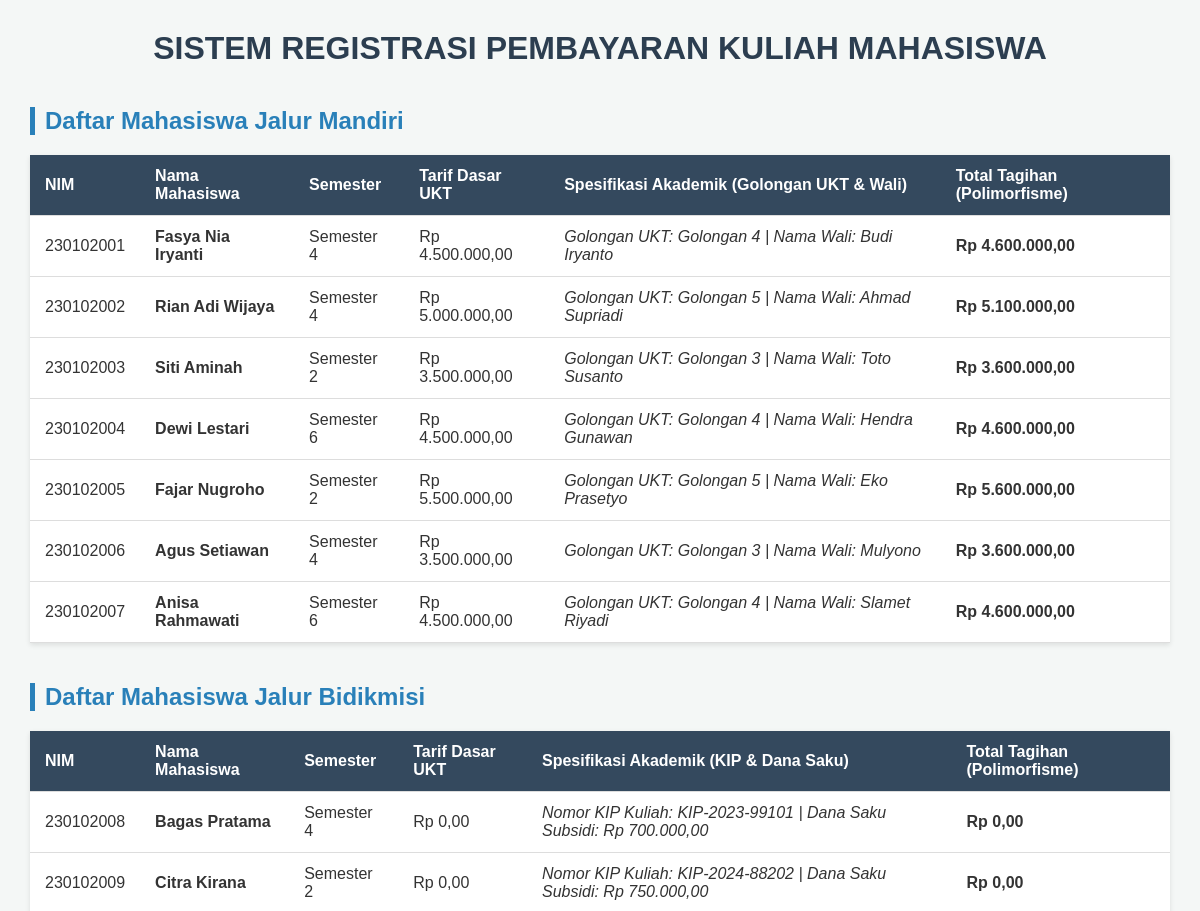
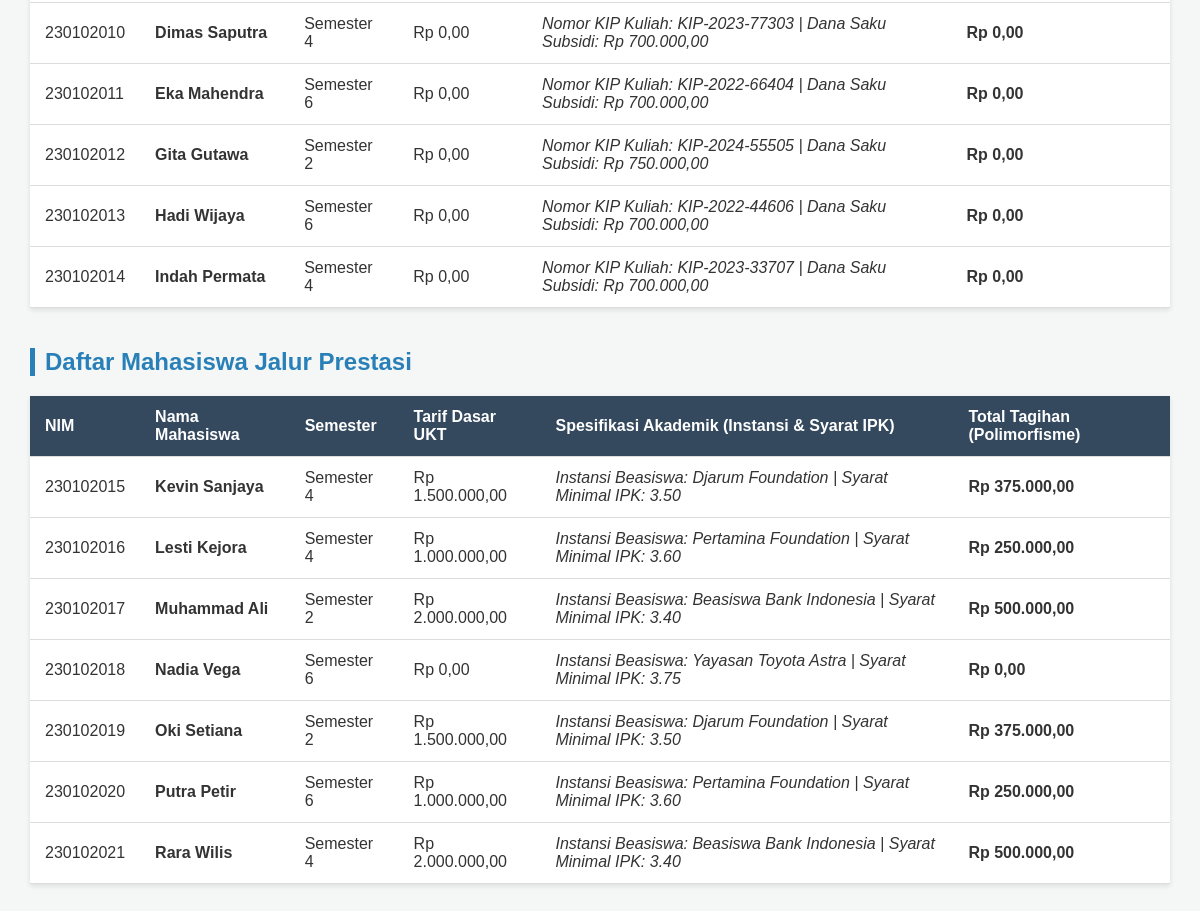
The page / on the database its author committed (2 pictures, top to bottom).
### tables this page shows
CREATE TABLE `tabel_mahasiswa` (
  `id_mahasiswa` int NOT NULL,
  `nama_mahasiswa` varchar(100) NOT NULL,
  `nim` varchar(15) NOT NULL,
  `semester` int NOT NULL,
  `tarif_ukt_nominal` decimal(10,2) NOT NULL,
  `jenis_pembayaran` enum('Mandiri','Bidikmisi','Prestasi') NOT NULL,
  `golongan_ukt` varchar(10) DEFAULT NULL,
  `nama_wali` varchar(100) DEFAULT NULL,
  `nomor_kip_kuliah` varchar(30) DEFAULT NULL,
  `dana_saku_subsidi` decimal(10,2) DEFAULT NULL,
  `nama_instansi_beasiswa` varchar(100) DEFAULT NULL,
  `minimal_ipk_syarat` decimal(3,2) DEFAULT NULL
);

### MahasiswaMandiri.php (called while the page is built, shortened)
<?php
require_once 'Mahasiswa.php';
class MahasiswaMandiri extends Mahasiswa {
    private $golonganUkt;
    private $namaWali;
    public function __construct($id_mahasiswa, $nama_mahasiswa, $nim, $semester, $tarifUktNominal, $jenis_pembayaran, $golonganUkt, $namaWali) {
        $this->golonganUkt = $golonganUkt;
        $this->namaWali = $namaWali;
    }
    public function hitungTagihanSemester() {
        return $this->tarifUktNominal + 100000;
    }
    public function tampilkanSpesifikasiAkademik() {
        return "Golongan UKT: " . $this->golonganUkt . " | Nama Wali: " . $this->namaWali;
    }
    public function getQuerySelect($dbConnection) {
        $query = "SELECT id_mahasiswa, nama_mahasiswa, nim, semester, tarif_ukt_nominal, golongan_ukt, nama_wali
                  FROM tabel_mahasiswa
                  WHERE jenis_pembayaran = 'Mandiri'";
        return $dbConnection->query($query);
    }
}

### Mahasiswa.php (called while the page is built, shortened)
<?php
abstract class Mahasiswa {
    protected $nama_mahasiswa;
    protected $nim;
    protected $semester;
    protected $tarifUktNominal;
    public function __construct($id_mahasiswa, $nama_mahasiswa, $nim, $semester, $tarifUktNominal, $jenis_pembayaran) {
        $this->nama_mahasiswa = $nama_mahasiswa;
        $this->nim = $nim;
        $this->semester = $semester;
        $this->tarifUktNominal = $tarifUktNominal;
    }
    public function getNamaMahasiswa() { return $this->nama_mahasiswa; }
    public function getNim() { return $this->nim; }
    public function getSemester() { return $this->semester; }
    public function getTarifUktNominal() { return $this->tarifUktNominal; }
}

### MahasiswaBidikmisi.php (called while the page is built, shortened)
<?php
require_once 'Mahasiswa.php';
class MahasiswaBidikmisi extends Mahasiswa {
    private $nomorKipKuliah;
    private $danaSakuSubsidi;
    public function __construct($id_mahasiswa, $nama_mahasiswa, $nim, $semester, $tarifUktNominal, $jenis_pembayaran, $nomorKipKuliah, $danaSakuSubsidi) {
        $this->nomorKipKuliah = $nomorKipKuliah;
        $this->danaSakuSubsidi = $danaSakuSubsidi;
    }
    public function hitungTagihanSemester() {
        return 0;
    }
    public function tampilkanSpesifikasiAkademik() {
        return "Nomor KIP Kuliah: " . $this->nomorKipKuliah . " | Dana Saku Subsidi: Rp " . number_format($this->danaSakuSubsidi, 2, ',', '.');
    }
    public function getQuerySelect($dbConnection) {
        $query = "SELECT id_mahasiswa, nama_mahasiswa, nim, semester, nomor_kip_kuliah, dana_saku_subsidi
                  FROM tabel_mahasiswa
                  WHERE jenis_pembayaran = 'Bidikmisi'";
        return $dbConnection->query($query);
    }
}

### MahasiswaPrestasi.php (called while the page is built, shortened)
<?php
require_once 'Mahasiswa.php';
class MahasiswaPrestasi extends Mahasiswa {
    private $namaInstansiBeasiswa;
    private $minimalIpkSyarat;
    public function __construct($id_mahasiswa, $nama_mahasiswa, $nim, $semester, $tarifUktNominal, $jenis_pembayaran, $namaInstansiBeasiswa, $minimalIpkSyarat) {
        $this->namaInstansiBeasiswa = $namaInstansiBeasiswa;
        $this->minimalIpkSyarat = $minimalIpkSyarat;
    }
    public function hitungTagihanSemester() {
        return $this->tarifUktNominal * 0.25;
    }
    public function tampilkanSpesifikasiAkademik() {
        return "Instansi Beasiswa: " . $this->namaInstansiBeasiswa . " | Syarat Minimal IPK: " . $this->minimalIpkSyarat;
    }
    public function getQuerySelect($dbConnection) {
        $query = "SELECT id_mahasiswa, nama_mahasiswa, nim, semester, tarif_ukt_nominal, nama_instansi_beasiswa, minimal_ipk_syarat
                  FROM tabel_mahasiswa
                  WHERE jenis_pembayaran = 'Prestasi'";
        return $dbConnection->query($query);
    }
}

### index.php (the view, shortened to what this page needs)
<?php
require_once 'koneksi.php';
require_once 'Mahasiswa.php';
require_once 'MahasiswaMandiri.php';
require_once 'MahasiswaBidikmisi.php';
require_once 'MahasiswaPrestasi.php';
$kategori_list = [
    [
        'judul' => 'Daftar Mahasiswa Jalur Mandiri',
        'class' => 'MahasiswaMandiri',
        'th_spesifik' => 'Spesifikasi Akademik (Golongan UKT & Wali)'
    ],
    [
        'judul' => 'Daftar Mahasiswa Jalur Bidikmisi',
        'class' => 'MahasiswaBidikmisi',
        'th_spesifik' => 'Spesifikasi Akademik (KIP & Dana Saku)'
    ],
    [
        'judul' => 'Daftar Mahasiswa Jalur Prestasi',
        'class' => 'MahasiswaPrestasi',
        'th_spesifik' => 'Spesifikasi Akademik (Instansi & Syarat IPK)'
    ]
];
?>
<!DOCTYPE html>
<html lang="id">
<head>
</head>
<body>
    <h1>SISTEM REGISTRASI PEMBAYARAN KULIAH MAHASISWA</h1>
    <?php foreach ($kategori_list as $kat): ?>
        <h2><?php echo $kat['judul']; ?></h2>
        <table>
            <thead>
                <tr>
                    <th>NIM</th>
                    <th>Nama Mahasiswa</th>
                    <th>Semester</th>
                    <th>Tarif Dasar UKT</th>
                    <th><?php echo $kat['th_spesifik']; ?></th>
                    <th>Total Tagihan (Polimorfisme)</th>
                </tr>
            </thead>
            <tbody>
                <?php
                $dummyObj = new $kat['class'](0, '', '', 0, 0, '', '', '');
                $result = $dummyObj->getQuerySelect($dbConnection);
                if ($result && $result->num_rows > 0):
                    while ($row = $result->fetch_assoc()):
                        if ($kat['class'] == 'MahasiswaMandiri') {
                            $mahasiswa = new MahasiswaMandiri(
                                $row['id_mahasiswa'], $row['nama_mahasiswa'], $row['nim'],
                                $row['semester'], $row['tarif_ukt_nominal'], 'Mandiri',
                                $row['golongan_ukt'], $row['nama_wali']
                            );
                        } elseif ($kat['class'] == 'MahasiswaBidikmisi') {
                            $mahasiswa = new MahasiswaBidikmisi(
                                $row['id_mahasiswa'], $row['nama_mahasiswa'], $row['nim'],
                                $row['semester'], 0, 'Bidikmisi',
                                $row['nomor_kip_kuliah'], $row['dana_saku_subsidi']
                            );
                        } else {
                            $mahasiswa = new MahasiswaPrestasi(
                                $row['id_mahasiswa'], $row['nama_mahasiswa'], $row['nim'],
                                $row['semester'], $row['tarif_ukt_nominal'], 'Prestasi',
                                $row['nama_instansi_beasiswa'], $row['minimal_ipk_syarat']
                            );
                        }
                        ?>
                        <tr>
                            <td><?php echo $mahasiswa->getNim(); ?></td>
                            <td><strong><?php echo $mahasiswa->getNamaMahasiswa(); ?></strong></td>
                            <td>Semester <?php echo $mahasiswa->getSemester(); ?></td>
                            <td>Rp <?php echo number_format($mahasiswa->getTarifUktNominal(), 2, ',', '.'); ?></td>
                            <td><em><?php echo $mahasiswa->tampilkanSpesifikasiAkademik(); ?></em></td>
                            <td>
                                <strong>Rp <?php echo number_format($mahasiswa->hitungTagihanSemester(), 2, ',', '.'); ?></strong>
                            </td>
                        </tr>
                    <?php
                    endwhile;
                else: ?>
                    <tr>
                        <td colspan="6" style="text-align: center; color: #999;">Tidak ada data untuk kategori ini.</td>
                    </tr>
                <?php endif; ?>
            </tbody>
        </table>
    <?php endforeach; ?>
</body>
</html>

### index.php (style rules this page uses)
body { font-family: Arial, sans-serif; margin: 30px; background-color: #f4f7f6; color: #333; }
h1 { text-align: center; color: #2c3e50; margin-bottom: 30px; }
h2 { color: #2980b9; border-left: 5px solid #2980b9; padding-left: 10px; margin-top: 40px; }
table { width: 100%; border-collapse: collapse; margin-top: 10px; margin-bottom: 20px; background: #fff; box-shadow: 0 2px 5px rgba(0,0,0,0.1); }
th, td { padding: 12px 15px; text-align: left; border-bottom: 1px solid #ddd; }
th { background-color: #34495e; color: #fff; }

### rows shown on the page
tabel_mahasiswa: nim "230102001", nama_mahasiswa "Fasya Nia Iryanti", semester "4", tarif_ukt_nominal "4.500.000,00", $mahasiswa->tampilkanSpesifikasiAkademik() "Golongan UKT: Golongan 4 | Nama Wali: Budi Iryanto", tarif_ukt_nominal "4.600.000,00"
tabel_mahasiswa: nim "230102002", nama_mahasiswa "Rian Adi Wijaya", semester "4", tarif_ukt_nominal "5.000.000,00", $mahasiswa->tampilkanSpesifikasiAkademik() "Golongan UKT: Golongan 5 | Nama Wali: Ahmad Supriadi", tarif_ukt_nominal "5.100.000,00"
tabel_mahasiswa: nim "230102003", nama_mahasiswa "Siti Aminah", semester "2", tarif_ukt_nominal "3.500.000,00", $mahasiswa->tampilkanSpesifikasiAkademik() "Golongan UKT: Golongan 3 | Nama Wali: Toto Susanto", tarif_ukt_nominal "3.600.000,00"
tabel_mahasiswa: nim "230102004", nama_mahasiswa "Dewi Lestari", semester "6", tarif_ukt_nominal "4.500.000,00", $mahasiswa->tampilkanSpesifikasiAkademik() "Golongan UKT: Golongan 4 | Nama Wali: Hendra Gunawan", tarif_ukt_nominal "4.600.000,00"
tabel_mahasiswa: nim "230102005", nama_mahasiswa "Fajar Nugroho", semester "2", tarif_ukt_nominal "5.500.000,00", $mahasiswa->tampilkanSpesifikasiAkademik() "Golongan UKT: Golongan 5 | Nama Wali: Eko Prasetyo", tarif_ukt_nominal "5.600.000,00"
tabel_mahasiswa: nim "230102006", nama_mahasiswa "Agus Setiawan", semester "4", tarif_ukt_nominal "3.500.000,00", $mahasiswa->tampilkanSpesifikasiAkademik() "Golongan UKT: Golongan 3 | Nama Wali: Mulyono", tarif_ukt_nominal "3.600.000,00"
tabel_mahasiswa: nim "230102007", nama_mahasiswa "Anisa Rahmawati", semester "6", tarif_ukt_nominal "4.500.000,00", $mahasiswa->tampilkanSpesifikasiAkademik() "Golongan UKT: Golongan 4 | Nama Wali: Slamet Riyadi", tarif_ukt_nominal "4.600.000,00"
tabel_mahasiswa: nim "230102008", nama_mahasiswa "Bagas Pratama", semester "4", TarifUktNominal "0,00", $mahasiswa->tampilkanSpesifikasiAkademik() "Nomor KIP Kuliah: KIP-2023-99101 | Dana Saku Subsidi: Rp 700.000,00", hitungTagihanSemester "0,00"
tabel_mahasiswa: nim "230102009", nama_mahasiswa "Citra Kirana", semester "2", TarifUktNominal "0,00", $mahasiswa->tampilkanSpesifikasiAkademik() "Nomor KIP Kuliah: KIP-2024-88202 | Dana Saku Subsidi: Rp 750.000,00", hitungTagihanSemester "0,00"
tabel_mahasiswa: nim "230102010", nama_mahasiswa "Dimas Saputra", semester "4", TarifUktNominal "0,00", $mahasiswa->tampilkanSpesifikasiAkademik() "Nomor KIP Kuliah: KIP-2023-77303 | Dana Saku Subsidi: Rp 700.000,00", hitungTagihanSemester "0,00"
tabel_mahasiswa: nim "230102011", nama_mahasiswa "Eka Mahendra", semester "6", TarifUktNominal "0,00", $mahasiswa->tampilkanSpesifikasiAkademik() "Nomor KIP Kuliah: KIP-2022-66404 | Dana Saku Subsidi: Rp 700.000,00", hitungTagihanSemester "0,00"
tabel_mahasiswa: nim "230102012", nama_mahasiswa "Gita Gutawa", semester "2", TarifUktNominal "0,00", $mahasiswa->tampilkanSpesifikasiAkademik() "Nomor KIP Kuliah: KIP-2024-55505 | Dana Saku Subsidi: Rp 750.000,00", hitungTagihanSemester "0,00"
tabel_mahasiswa: nim "230102013", nama_mahasiswa "Hadi Wijaya", semester "6", TarifUktNominal "0,00", $mahasiswa->tampilkanSpesifikasiAkademik() "Nomor KIP Kuliah: KIP-2022-44606 | Dana Saku Subsidi: Rp 700.000,00", hitungTagihanSemester "0,00"
tabel_mahasiswa: nim "230102014", nama_mahasiswa "Indah Permata", semester "4", TarifUktNominal "0,00", $mahasiswa->tampilkanSpesifikasiAkademik() "Nomor KIP Kuliah: KIP-2023-33707 | Dana Saku Subsidi: Rp 700.000,00", hitungTagihanSemester "0,00"
tabel_mahasiswa: nim "230102015", nama_mahasiswa "Kevin Sanjaya", semester "4", tarif_ukt_nominal "1.500.000,00", $mahasiswa->tampilkanSpesifikasiAkademik() "Instansi Beasiswa: Djarum Foundation | Syarat Minimal IPK: 3.50", tarif_ukt_nominal "375.000,00"
tabel_mahasiswa: nim "230102016", nama_mahasiswa "Lesti Kejora", semester "4", tarif_ukt_nominal "1.000.000,00", $mahasiswa->tampilkanSpesifikasiAkademik() "Instansi Beasiswa: Pertamina Foundation | Syarat Minimal IPK: 3.60", tarif_ukt_nominal "250.000,00"
tabel_mahasiswa: nim "230102017", nama_mahasiswa "Muhammad Ali", semester "2", tarif_ukt_nominal "2.000.000,00", $mahasiswa->tampilkanSpesifikasiAkademik() "Instansi Beasiswa: Beasiswa Bank Indonesia | Syarat Minimal IPK: 3.40", tarif_ukt_nominal "500.000,00"
tabel_mahasiswa: nim "230102018", nama_mahasiswa "Nadia Vega", semester "6", tarif_ukt_nominal "0,00", $mahasiswa->tampilkanSpesifikasiAkademik() "Instansi Beasiswa: Yayasan Toyota Astra | Syarat Minimal IPK: 3.75"
tabel_mahasiswa: nim "230102019", nama_mahasiswa "Oki Setiana", semester "2", tarif_ukt_nominal "1.500.000,00", $mahasiswa->tampilkanSpesifikasiAkademik() "Instansi Beasiswa: Djarum Foundation | Syarat Minimal IPK: 3.50", tarif_ukt_nominal "375.000,00"
tabel_mahasiswa: nim "230102020", nama_mahasiswa "Putra Petir", semester "6", tarif_ukt_nominal "1.000.000,00", $mahasiswa->tampilkanSpesifikasiAkademik() "Instansi Beasiswa: Pertamina Foundation | Syarat Minimal IPK: 3.60", tarif_ukt_nominal "250.000,00"
tabel_mahasiswa: nim "230102021", nama_mahasiswa "Rara Wilis", semester "4", tarif_ukt_nominal "2.000.000,00", $mahasiswa->tampilkanSpesifikasiAkademik() "Instansi Beasiswa: Beasiswa Bank Indonesia | Syarat Minimal IPK: 3.40", tarif_ukt_nominal "500.000,00"

### other values the page prints
$kat['judul'] "Daftar Mahasiswa Jalur Mandiri"
$kat['th_spesifik'] "Spesifikasi Akademik (Golongan UKT & Wali)"
$kat['judul'] "Daftar Mahasiswa Jalur Bidikmisi"
$kat['th_spesifik'] "Spesifikasi Akademik (KIP & Dana Saku)"
$kat['judul'] "Daftar Mahasiswa Jalur Prestasi"
$kat['th_spesifik'] "Spesifikasi Akademik (Instansi & Syarat IPK)"
